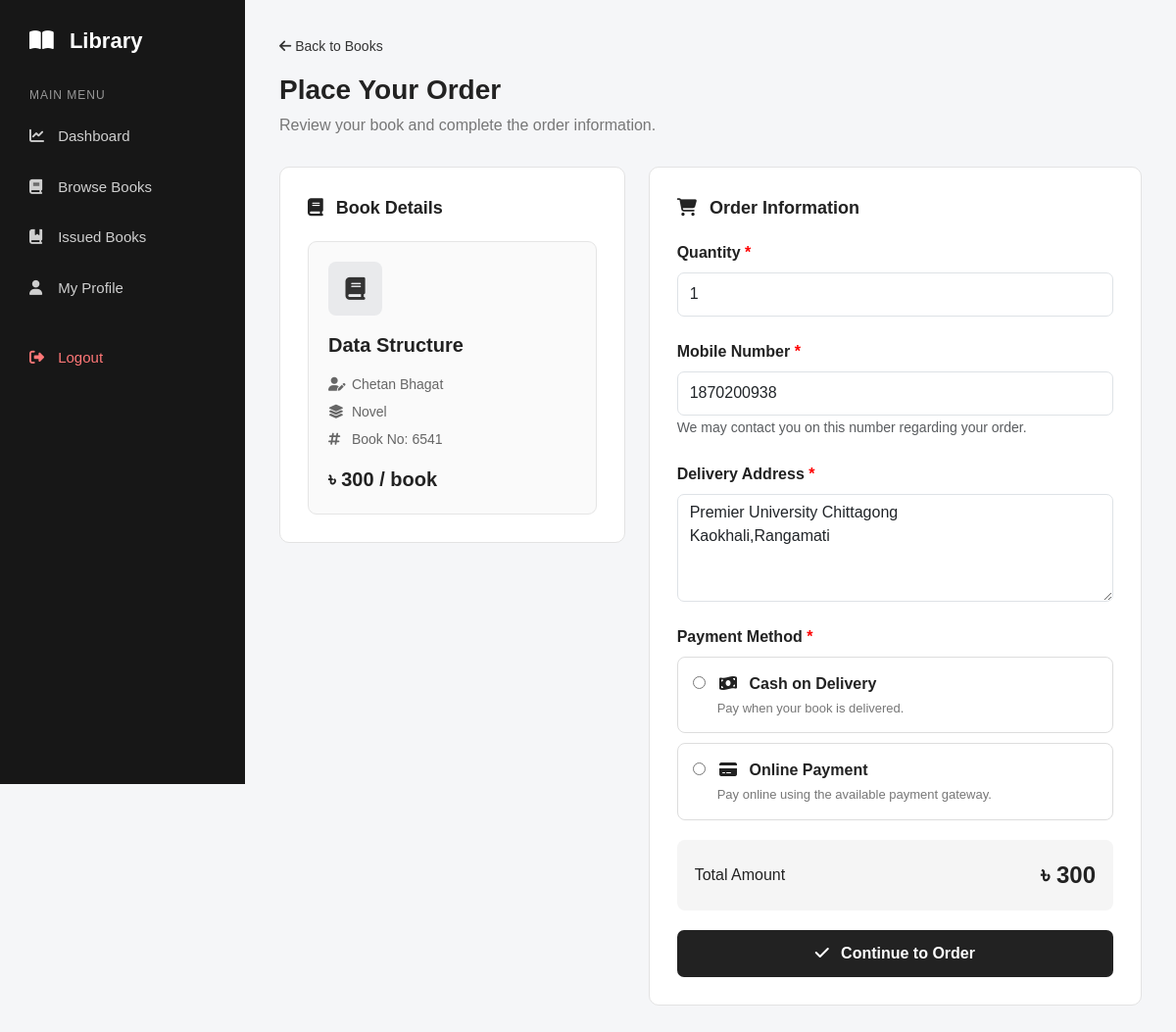
The page /user/order.php?id=2 (signed in) on the database its author committed.
### tables this page shows
CREATE TABLE `books` (
  `book_id` int(11) NOT NULL,
  `book_name` varchar(250) NOT NULL,
  `author_id` int(11) DEFAULT NULL,
  `pending_author_name` varchar(250) DEFAULT NULL,
  `cat_id` int(11) DEFAULT NULL,
  `pending_category_name` varchar(100) DEFAULT NULL,
  `book_no` int(11) NOT NULL,
  `book_price` int(11) NOT NULL,
  `book_file` varchar(255) DEFAULT NULL,
  `pdf_comment` varchar(500) DEFAULT NULL,
  `book_cover` varchar(255) DEFAULT NULL,
  `added_by` int(11) DEFAULT NULL,
  `added_by_type` varchar(20) NOT NULL DEFAULT 'Admin',
  `approval_status` varchar(20) NOT NULL DEFAULT 'Approved',
  `rejection_reason` varchar(255) DEFAULT NULL
);

CREATE TABLE `authors` (
  `author_id` int(11) NOT NULL,
  `author_name` varchar(250) NOT NULL
);

CREATE TABLE `category` (
  `cat_id` int(11) NOT NULL,
  `cat_name` varchar(100) NOT NULL
);

CREATE TABLE `users` (
  `id` int(11) NOT NULL,
  `name` varchar(50) NOT NULL,
  `email` varchar(100) NOT NULL,
  `password` varchar(100) NOT NULL,
  `mobile` bigint(20) NOT NULL,
  `profile_image` varchar(255) DEFAULT NULL,
  `address` varchar(250) NOT NULL
);

### user/order.php (the view, shortened to what this page needs)
<?php
$conn = mysqli_connect("localhost", "root", "", "lms");
$user_id = (int)$_SESSION["user_id"];
$book_id = isset($_GET["id"]) ? (int)$_GET["id"] : 0;
$user_query = "SELECT name, email, mobile, address FROM users WHERE id = $user_id";
$user_result = mysqli_query($conn, $user_query);
$user = mysqli_fetch_assoc($user_result);
$book_query = "
    SELECT
        books.book_id,
        books.book_name,
        books.book_no,
        books.book_price,
        authors.author_name,
        category.cat_name
    FROM books
    LEFT JOIN authors ON books.author_id = authors.author_id
    LEFT JOIN category ON books.cat_id = category.cat_id
    WHERE books.book_id = $book_id
";
$book_result = mysqli_query($conn, $book_query);
$book = mysqli_fetch_assoc($book_result);
?>
<!DOCTYPE html>
<html lang="en">
<head>
    <link
        href="https://cdn.jsdelivr.net/npm/bootstrap@5.3.1/dist/css/bootstrap.min.css"
        rel="stylesheet">
    <link
        rel="stylesheet"
        href="https://cdnjs.cloudflare.com/ajax/libs/font-awesome/6.5.2/css/all.min.css">
</head>
<body>
<div class="sidebar">
    <div class="logo">
        <i class="fa-solid fa-book-open"></i>
        Library
    </div>
    <div class="menu-title">Main Menu</div>
    <a href="dashboard.php">
        <i class="fa-solid fa-chart-line"></i>
        Dashboard
    </a>
    <a href="books.php">
        <i class="fa-solid fa-book"></i>
        Browse Books
    </a>
    <a href="issued_books.php">
        <i class="fa-solid fa-book-bookmark"></i>
        Issued Books
    </a>
    <a href="profile.php">
        <i class="fa-solid fa-user"></i>
        My Profile
    </a>
    <a href="../logout.php" class="logout">
        <i class="fa-solid fa-right-from-bracket"></i>
        Logout
    </a>
</div>
<div class="main">
    <div class="page-title">
        <a href="books.php" class="back-btn">
            <i class="fa-solid fa-arrow-left"></i>
            Back to Books
        </a>
        <h2 class="mt-3">Place Your Order</h2>
        <p>
            Review your book and complete the order information.
        </p>
    </div>
    <form method="POST">
        <div class="row g-4">
            <div class="col-lg-5">
                <div class="order-box">
                    <div class="section-title">
                        <i class="fa-solid fa-book me-2"></i>
                        Book Details
                    </div>
                    <div class="book-summary">
                        <div class="book-icon">
                            <i class="fa-solid fa-book"></i>
                        </div>
                        <div class="book-name">
                            <?php echo htmlspecialchars($book["book_name"]); ?>
                        </div>
                        <div class="book-info">
                            <i class="fa-solid fa-user-pen"></i>
                            <?php echo htmlspecialchars($book["author_name"] ?? "Unknown Author"); ?>
                        </div>
                        <div class="book-info">
                            <i class="fa-solid fa-layer-group"></i>
                            <?php echo htmlspecialchars($book["cat_name"] ?? "Uncategorized"); ?>
                        </div>
                        <div class="book-info">
                            <i class="fa-solid fa-hashtag"></i>
                            Book No: <?php echo htmlspecialchars($book["book_no"]); ?>
                        </div>
                        <div class="price">
                            ৳
                            <span id="bookPrice">
                                <?php echo number_format($book["book_price"]); ?>
                            </span>
                            / book
                        </div>
                    </div>
                </div>
            </div>
            <div class="col-lg-7">
                <div class="order-box">
                    <div class="section-title">
                        <i class="fa-solid fa-cart-shopping me-2"></i>
                        Order Information
                    </div>
                    <div class="mb-4">
                        <label class="form-label">
                            Quantity <span class="required">*</span>
                        </label>
                        <input
                            type="number"
                            name="quantity"
                            id="quantity"
                            class="form-control"
                            value="1"
                            min="1"
                            required>
                    </div>
                    <div class="mb-4">
                        <label class="form-label">
                            Mobile Number <span class="required">*</span>
                        </label>
                        <input
                            type="tel"
                            name="mobile"
                            class="form-control"
                            value="<?php echo htmlspecialchars($user["mobile"]); ?>"
                            placeholder="Enter your mobile number"
                            required>
                        <small class="text-muted">
                            We may contact you on this number regarding your order.
                        </small>
                    </div>
                    <div class="mb-4">
                        <label class="form-label">
                            Delivery Address <span class="required">*</span>
                        </label>
                        <textarea
                            name="delivery_address"
                            class="form-control"
                            placeholder="Enter your complete delivery address"
                            required><?php echo htmlspecialchars($user["address"]); ?></textarea>
                    </div>
                    <div class="mb-3">
                        <label class="form-label">
                            Payment Method <span class="required">*</span>
                        </label>
                        <label class="payment-option">
                            <input
                                type="radio"
                                name="payment_method"
                                value="Cash on Delivery"
                                required>
                            <span class="payment-title">
                                <i class="fa-solid fa-money-bill-wave me-2"></i>
                                Cash on Delivery
                            </span>
                            <span class="payment-description">
                                Pay when your book is delivered.
                            </span>
                        </label>
                        <label class="payment-option">
                            <input
                                type="radio"
                                name="payment_method"
                                value="Online Payment"
                                required>
                            <span class="payment-title">
                                <i class="fa-solid fa-credit-card me-2"></i>
                                Online Payment
                            </span>
                            <span class="payment-description">
                                Pay online using the available payment gateway.
                            </span>
                        </label>
                    </div>
                    <div class="total-box">
                        <div class="total-row">
                            <span>
                                Total Amount
                            </span>
                            <span class="total-price">
                                ৳
                                <span id="totalAmount">
                                    <?php echo number_format($book["book_price"]); ?>
                                </span>
                            </span>
                        </div>
                    </div>
                    <button type="submit" class="btn-place">
                        <i class="fa-solid fa-check me-2"></i>
                        Continue to Order
                    </button>
                </div>
            </div>
        </div>
    </form>
</div>
</body>
</html>

### user/order.php (style rules this page uses)
body { margin: 0; background: #f5f6f8; font-family: Arial, Helvetica, sans-serif; color: #222; }
.sidebar { width: 250px; height: 100vh; position: fixed; left: 0; top: 0; background: #171717; color: white; padding: 25px 15px; }
.logo { font-size: 22px; font-weight: 700; padding: 0 15px 30px; }
.logo i { margin-right: 10px; }
.menu-title { font-size: 12px; color: #999; padding: 0 15px; margin-bottom: 10px; text-transform: uppercase; letter-spacing: 1px; }
.sidebar a { display: block; color: #cfcfcf; text-decoration: none; padding: 12px 15px; margin-bottom: 5px; border-radius: 7px; font-size: 15px; }
.sidebar a i { width: 25px; }
.logout { margin-top: 25px; color: #ff7777 !important; }
.main { margin-left: 250px; padding: 35px; }
.page-title { margin-bottom: 30px; }
.page-title h2 { margin: 0; font-size: 28px; font-weight: 700; }
.page-title p { margin-top: 7px; color: #777; }
.back-btn { color: #333; text-decoration: none; font-size: 14px; }
.order-box { background: white; border: 1px solid #e3e3e3; border-radius: 10px; padding: 28px; }
.section-title { font-size: 18px; font-weight: 700; margin-bottom: 20px; }
.book-summary { border: 1px solid #e5e5e5; border-radius: 9px; padding: 20px; background: #fafafa; }
.book-icon { width: 55px; height: 55px; border-radius: 8px; background: #e9eaec; display: flex; align-items: center; justify-content: center; font-size: 23px; color: #333; margin-bottom: 15px; }
.book-name { font-size: 20px; font-weight: 700; margin-bottom: 15px; }
.book-info { color: #666; font-size: 14px; margin-bottom: 7px; }
.book-info i { width: 20px; }
.price { font-size: 20px; font-weight: 700; margin-top: 15px; }
.form-label { font-weight: 600; margin-bottom: 8px; }
.form-control, .form-select { min-height: 45px; border-radius: 7px; }
textarea.form-control { min-height: 110px; }
.payment-option { display: block; border: 1px solid #ddd; border-radius: 8px; padding: 15px; margin-bottom: 10px; cursor: pointer; transition: 0.2s; }
.payment-option input { margin-right: 10px; }
.payment-title { font-weight: 600; }
.payment-description { display: block; color: #777; font-size: 13px; margin-left: 25px; margin-top: 3px; }
.total-box { background: #f5f5f5; border-radius: 8px; padding: 18px; margin-top: 20px; }
.total-row { display: flex; justify-content: space-between; align-items: center; }
.total-price { font-size: 24px; font-weight: 700; }
.btn-place { width: 100%; min-height: 48px; background: #222; color: white; border: none; border-radius: 7px; font-weight: 600; margin-top: 20px; }
.required { color: red; }

### rows shown on the page
books: book_name "Data Structure", author.author_name "Chetan Bhagat", cat.cat_name "Novel", book_no "6541", book_price "300"
users: mobile "1870200938", delivery_address "Premier University Chittagong Kaokhali,Rangamati"
